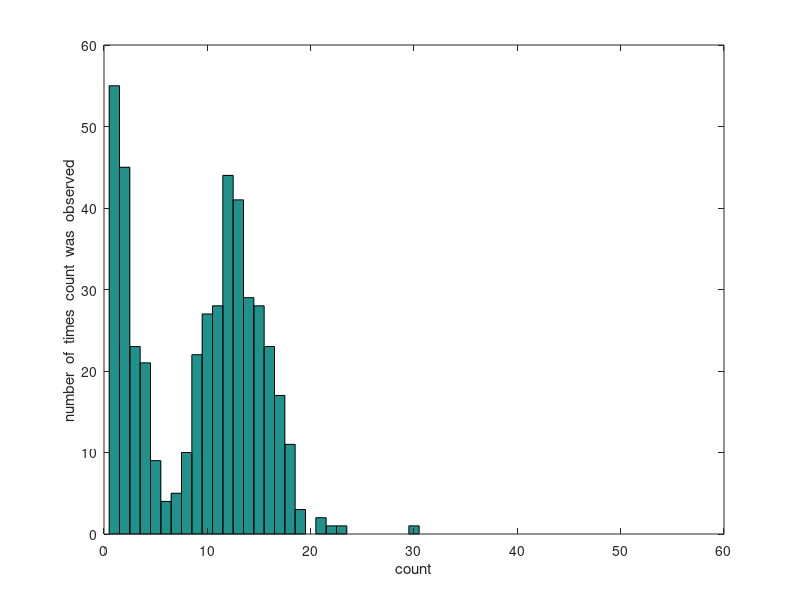

Recreate this plot in MATLAB. (Note: this script raises an error after producing the figure.)
load('hw2.mat');
figure;
hist(counts,1:50);
xlabel('count');
ylabel('number  of  times  count  was  observed');
hwplotprep
print  -dpdf  HW2Counts.pdf